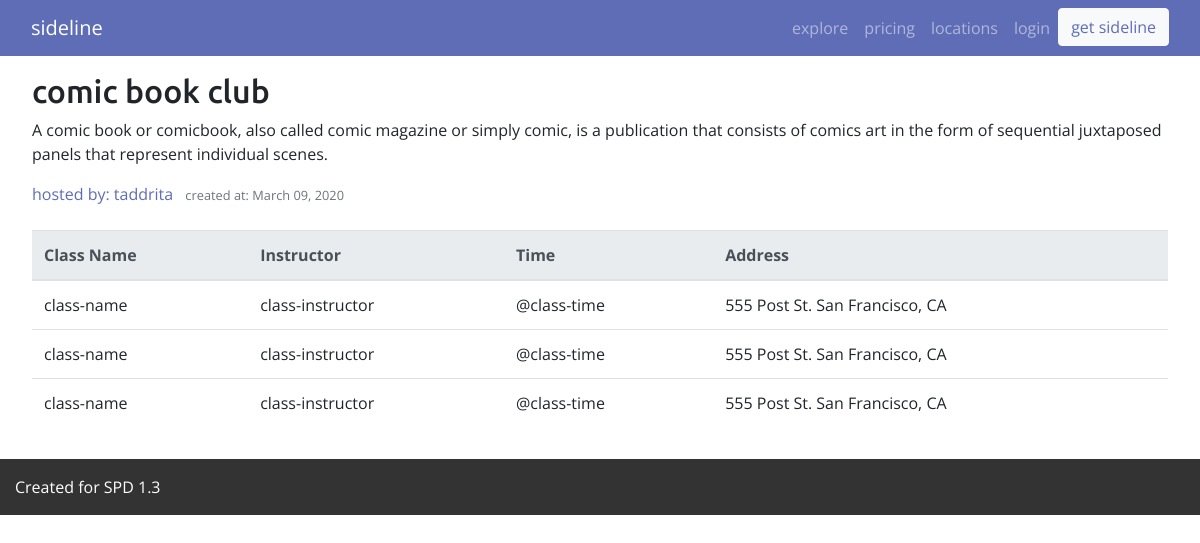
Screenshot of /hobbies/13/ with the database file from the repository.
### hobbies/models.py (models this page shows, shortened)
class Hobbies(models.Model):
    title = models.CharField(max_length=100)
    content = models.TextField()
    img_url = models.URLField(max_length=1000, default="https://www.okea.org/wp-content/uploads/2019/10/placeholder.png")
    date_posted = models.DateTimeField(default=timezone.now)
    author = models.ForeignKey(User, on_delete=models.SET_NULL, null=True)

### hobbies/views.py (the view)
# urls.py: path('hobbies/<int:pk>/', HobbiesDetailView.as_view(), name='hobbies-detail'),
class HobbiesDetailView(DetailView):
    model = Hobbies

### hobbies/templates/hobbies/hobbies_detail.html (shortened to what this page needs)
{% extends "hobbies/base.html" %}
{% block content %}
        <div class="">
            <div class="">
                <h2 class="">{{ object.title }}</h2>
                <p class="">{{ object.content }}</p>
                <div class="">
                    <a class="mr-2" href="#">hosted by: {{ object.author }}</a>
                    <small class="text-muted">created at: {{ object.date_posted|date:"F d, Y" }}</small>
                </div>
            </div>
            <br>
            <table class="table table-hover">
                <thead class="thead-light">
                    <tr>
                        <th scope="col">Class Name</th>
                        <th scope="col">Instructor</th>
                        <th scope="col">Time</th>
                        <th scope="col">Address</th>
                    </tr>
                </thead>
                <tbody>
                    <tr>
                        <td>class-name</td>
                        <td>class-instructor</td>
                        <td>@class-time</td>
                        <td>555 Post St. San Francisco, CA</td>
                    </tr>
                    <tr>
                        <td>class-name</td>
                        <td>class-instructor</td>
                        <td>@class-time</td>
                        <td>555 Post St. San Francisco, CA</td>
                    </tr>
                    <tr>
                        <td>class-name</td>
                        <td>class-instructor</td>
                        <td>@class-time</td>
                        <td>555 Post St. San Francisco, CA</td>
                    </tr>
                </tbody>
            </table>
        </div>
{% endblock content %}

### static/css/style.css (style rules this page uses)
html, body { font-family: 'Open Sans', sans-serif; }
h1, h2, h3, h4, h5 { font-family: 'Ubuntu', sans-serif; }
a { color: #5f6db7; }

### rows the page displays
Hobbies: title "comic book club", content "A comic book or comicbook, also called comic magazine or simply comic, is a publication that consists of comics art in the form of sequential juxtaposed panels that represent individual scenes.", author "taddrita", date_posted "March 09, 2020"
